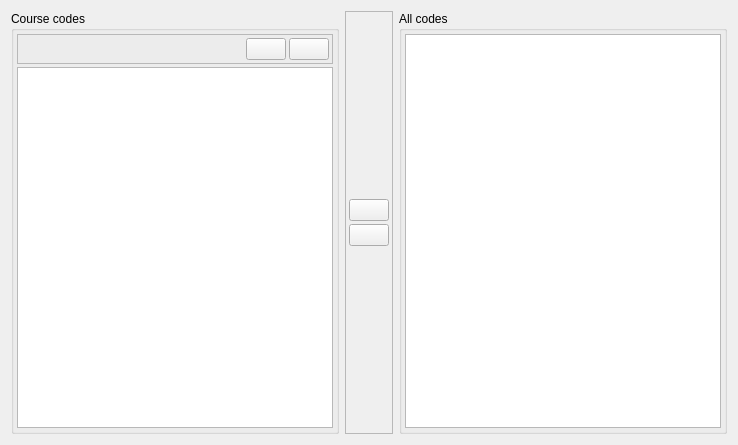
<?xml version="1.0" encoding="UTF-8"?>
<ui version="4.0">
 <class>EditCourseCodesWidget</class>
 <widget class="QWidget" name="EditCourseCodesWidget">
  <property name="geometry">
   <rect>
    <x>0</x>
    <y>0</y>
    <width>738</width>
    <height>445</height>
   </rect>
  </property>
  <property name="windowTitle">
   <string>Form</string>
  </property>
  <layout class="QHBoxLayout" name="horizontalLayout">
   <item>
    <widget class="QGroupBox" name="groupBox">
     <property name="title">
      <string>Course codes</string>
     </property>
     <layout class="QVBoxLayout" name="verticalLayout">
      <property name="spacing">
       <number>3</number>
      </property>
      <property name="leftMargin">
       <number>3</number>
      </property>
      <property name="topMargin">
       <number>3</number>
      </property>
      <property name="rightMargin">
       <number>3</number>
      </property>
      <property name="bottomMargin">
       <number>3</number>
      </property>
      <item>
       <widget class="QFrame" name="frame_2">
        <property name="frameShape">
         <enum>QFrame::StyledPanel</enum>
        </property>
        <property name="frameShadow">
         <enum>QFrame::Raised</enum>
        </property>
        <layout class="QHBoxLayout" name="horizontalLayout_2">
         <property name="spacing">
          <number>3</number>
         </property>
         <property name="leftMargin">
          <number>3</number>
         </property>
         <property name="topMargin">
          <number>3</number>
         </property>
         <property name="rightMargin">
          <number>3</number>
         </property>
         <property name="bottomMargin">
          <number>3</number>
         </property>
         <item>
          <spacer name="horizontalSpacer">
           <property name="orientation">
            <enum>Qt::Horizontal</enum>
           </property>
           <property name="sizeHint" stdset="0">
            <size>
             <width>40</width>
             <height>20</height>
            </size>
           </property>
          </spacer>
         </item>
         <item>
          <widget class="QPushButton" name="btCodesUp">
           <property name="toolTip">
            <string>Move selected codes up</string>
           </property>
           <property name="icon">
            <iconset resource="../../../../../../libqf/libqfgui/images/images.qrc">
             <normaloff>:/qf/gui/images/up.svg</normaloff>:/qf/gui/images/up.svg</iconset>
           </property>
          </widget>
         </item>
         <item>
          <widget class="QPushButton" name="btCodesDown">
           <property name="toolTip">
            <string>Move selected codes down</string>
           </property>
           <property name="icon">
            <iconset resource="../../../../../../libqf/libqfgui/images/images.qrc">
             <normaloff>:/qf/gui/images/down.svg</normaloff>:/qf/gui/images/down.svg</iconset>
           </property>
          </widget>
         </item>
        </layout>
       </widget>
      </item>
      <item>
       <widget class="QTableView" name="tblCourseCodes">
        <property name="editTriggers">
         <set>QAbstractItemView::NoEditTriggers</set>
        </property>
       </widget>
      </item>
     </layout>
    </widget>
   </item>
   <item>
    <widget class="QFrame" name="frame">
     <property name="frameShape">
      <enum>QFrame::StyledPanel</enum>
     </property>
     <property name="frameShadow">
      <enum>QFrame::Raised</enum>
     </property>
     <layout class="QVBoxLayout" name="verticalLayout_3">
      <property name="spacing">
       <number>3</number>
      </property>
      <property name="leftMargin">
       <number>3</number>
      </property>
      <property name="topMargin">
       <number>3</number>
      </property>
      <property name="rightMargin">
       <number>3</number>
      </property>
      <property name="bottomMargin">
       <number>3</number>
      </property>
      <item>
       <spacer name="verticalSpacer">
        <property name="orientation">
         <enum>Qt::Vertical</enum>
        </property>
        <property name="sizeHint" stdset="0">
         <size>
          <width>20</width>
          <height>40</height>
         </size>
        </property>
       </spacer>
      </item>
      <item>
       <widget class="QPushButton" name="btAddCodes">
        <property name="toolTip">
         <string>Add selected codes</string>
        </property>
        <property name="icon">
         <iconset resource="../../../../../../libqf/libqfgui/images/images.qrc">
          <normaloff>:/qf/gui/images/left.svg</normaloff>:/qf/gui/images/left.svg</iconset>
        </property>
       </widget>
      </item>
      <item>
       <widget class="QPushButton" name="btRemoveCodes">
        <property name="toolTip">
         <string>Remove selected codes</string>
        </property>
        <property name="icon">
         <iconset resource="../../../../../../libqf/libqfgui/images/images.qrc">
          <normaloff>:/qf/gui/images/right.svg</normaloff>:/qf/gui/images/right.svg</iconset>
        </property>
       </widget>
      </item>
      <item>
       <spacer name="verticalSpacer_2">
        <property name="orientation">
         <enum>Qt::Vertical</enum>
        </property>
        <property name="sizeHint" stdset="0">
         <size>
          <width>20</width>
          <height>40</height>
         </size>
        </property>
       </spacer>
      </item>
     </layout>
    </widget>
   </item>
   <item>
    <widget class="QGroupBox" name="groupBox_2">
     <property name="title">
      <string>All codes</string>
     </property>
     <layout class="QVBoxLayout" name="verticalLayout_2">
      <property name="spacing">
       <number>3</number>
      </property>
      <property name="leftMargin">
       <number>3</number>
      </property>
      <property name="topMargin">
       <number>3</number>
      </property>
      <property name="rightMargin">
       <number>3</number>
      </property>
      <property name="bottomMargin">
       <number>3</number>
      </property>
      <item>
       <widget class="QTableView" name="tblAllCodes">
        <property name="editTriggers">
         <set>QAbstractItemView::NoEditTriggers</set>
        </property>
        <property name="sortingEnabled">
         <bool>true</bool>
        </property>
       </widget>
      </item>
     </layout>
    </widget>
   </item>
  </layout>
 </widget>
 <resources>
  <include location="../../../../../../libqf/libqfgui/images/images.qrc"/>
 </resources>
 <connections/>
</ui>
